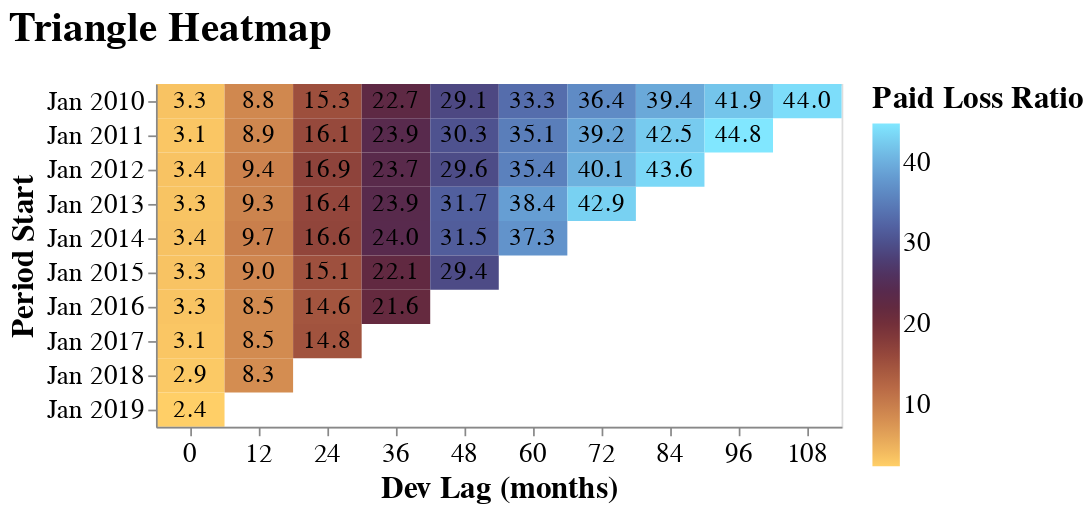

Source (notebook cell):
### Markdown cell above
### Triangle Heatmap

Some actuaries still prefer seeing a **table of numbers** in the classic triangle format — maybe they just **miss Excel**.  
For them, we provide a **heatmap** that displays **multiple metrics** while preserving the familiar triangle shape.

### Code cell
triangle.plot_heatmap()

### Figure 1 — Vega-Lite specification as saved in the notebook (floating-point values rounded to 4 significant figures)
{"autosize": {"contains": "content", "resize": true}, "config": {"style": {"group-title": {"fontSize": 24}, "group-subtitle": {"fontSize": 18}, "guide-label": {"fontSize": 16, "font": "sans-serif"}, "guide-title": {"fontSize": 18, "font": "sans-serif"}}, "mark": {"color": "#1f8fff"}, "title": {"anchor": "start", "offset": 20}, "legend": {"orient": "right", "titleAnchor": "start", "layout": {"direction": "vertical"}, "labelFontSize": 16.0, "titleFontSize": 18.0}, "axis": {"labelFontSize": 16.0, "titleFontSize": 18.0}}, "layer": [{"mark": {"type": "rect"}, "encoding": {"color": {"condition": {"param": "param_9", "field": "metric", "scale": {"range": ["#ffcf67", "#ecb15d", "#da9654", "#c87e4c", "#b66745", "#a1533e", "#8a3f3a", "#733039", "#5f2941", "#522c53", "#4c3a6d", "#4d4e8a", "#5264a4", "#597bb8", "#6293cb", "#6caddc", "#76c9ed", "#81e7ff"]}, "title": "Paid Loss Ratio", "type": "quantitative"}, "value": "gray"}, "stroke": {"condition": [{"test": "((datum.metric_sd / datum.metric) > 0)", "value": "black"}]}, "strokeWidth": {"condition": [{"test": "((datum.metric_sd / datum.metric) > 0)", "value": 3}], "value": 0}, "tooltip": [{"field": "period_start", "title": "Period Start", "type": "temporal"}, {"field": "period_end", "title": "Period End", "type": "temporal"}, {"field": "evaluation_date", "title": "Evaluation Date", "type": "temporal"}, {"field": "dev_lag", "title": "Dev Lag (months)", "type": "ordinal"}, {"field": "metric", "title": "Paid Loss Ratio", "type": "quantitative"}], "x": {"axis": {"labelAngle": 0}, "field": "dev_lag", "title": "Dev Lag (months)", "type": "nominal"}, "y": {"field": "period_start", "scale": {"reverse": false}, "timeUnit": "yearmonth", "title": "Period Start", "type": "ordinal"}}, "name": "view_1", "title": {"text": "Paid Loss Ratio", "anchor": "middle", "font": "sans-serif", "fontSize": 12, "fontWeight": "normal"}}, {"mark": {"type": "text", "font": "sans-serif", "fontSize": 14.74}, "encoding": {"text": {"field": "metric", "format": ",.1f", "type": "quantitative"}, "x": {"axis": {"labelAngle": 0}, "field": "dev_lag", "title": "Dev Lag (months)", "type": "nominal"}, "y": {"field": "period_start", "scale": {"reverse": false}, "timeUnit": "yearmonth", "title": "Period Start", "type": "ordinal"}}, "title": {"text": "Paid Loss Ratio", "anchor": "middle", "font": "sans-serif", "fontSize": 12, "fontWeight": "normal"}}], "data": {"values": [{"period_start": "2010-01-01T00:00:00", "period_end": "2010-12-31T00:00:00", "evaluation_date": "2010-12-31T00:00:00", "dev_lag": 0.0, "metric": 3.327, "metric_sd": 0, "metric_lower_ci": null, "metric_upper_ci": null, "Field": "Paid Loss Ratio"}, {"period_start": "2010-01-01T00:00:00", "period_end": "2010-12-31T00:00:00", "evaluation_date": "2011-12-31T00:00:00", "dev_lag": 12.0, "metric": 8.836, "metric_sd": 0, "metric_lower_ci": null, "metric_upper_ci": null, "Field": "Paid Loss Ratio"}, {"period_start": "2010-01-01T00:00:00", "period_end": "2010-12-31T00:00:00", "evaluation_date": "2012-12-31T00:00:00", "dev_lag": 24.0, "metric": 15.29, "metric_sd": 0, "metric_lower_ci": null, "metric_upper_ci": null, "Field": "Paid Loss Ratio"}, {"period_start": "2010-01-01T00:00:00", "period_end": "2010-12-31T00:00:00", "evaluation_date": "2013-12-31T00:00:00", "dev_lag": 36.0, "metric": 22.72, "metric_sd": 0, "metric_lower_ci": null, "metric_upper_ci": null, "Field": "Paid Loss Ratio"}, {"period_start": "2010-01-01T00:00:00", "period_end": "2010-12-31T00:00:00", "evaluation_date": "2014-12-31T00:00:00", "dev_lag": 48.0, "metric": 29.11, "metric_sd": 0, "metric_lower_ci": null, "metric_upper_ci": null, "Field": "Paid Loss Ratio"}, {"period_start": "2010-01-01T00:00:00", "period_end": "2010-12-31T00:00:00", "evaluation_date": "2015-12-31T00:00:00", "dev_lag": 60.0, "metric": 33.3, "metric_sd": 0, "metric_lower_ci": null, "metric_upper_ci": null, "Field": "Paid Loss Ratio"}, {"period_start": "2010-01-01T00:00:00", "period_end": "2010-12-31T00:00:00", "evaluation_date": "2016-12-31T00:00:00", "dev_lag": 72.0, "metric": 36.43, "metric_sd": 0, "metric_lower_ci": null, "metric_upper_ci": null, "Field": "Paid Loss Ratio"}, {"period_start": "2010-01-01T00:00:00", "period_end": "2010-12-31T00:00:00", "evaluation_date": "2017-12-31T00:00:00", "dev_lag": 84.0, "metric": 39.38, "metric_sd": 0, "metric_lower_ci": null, "metric_upper_ci": null, "Field": "Paid Loss Ratio"}, {"period_start": "2010-01-01T00:00:00", "period_end": "2010-12-31T00:00:00", "evaluation_date": "2018-12-31T00:00:00", "dev_lag": 96.0, "metric": 41.93, "metric_sd": 0, "metric_lower_ci": null, "metric_upper_ci": null, "Field": "Paid Loss Ratio"}, {"period_start": "2010-01-01T00:00:00", "period_end": "2010-12-31T00:00:00", "evaluation_date": "2019-12-31T00:00:00", "dev_lag": 108.0, "metric": 43.96, "metric_sd": 0, "metric_lower_ci": null, "metric_upper_ci": null, "Field": "Paid Loss Ratio"}, {"period_start": "2011-01-01T00:00:00", "period_end": "2011-12-31T00:00:00", "evaluation_date": "2011-12-31T00:00:00", "dev_lag": 0.0, "metric": 3.096, "metric_sd": 0, "metric_lower_ci": null, "metric_upper_ci": null, "Field": "Paid Loss Ratio"}, {"period_start": "2011-01-01T00:00:00", "period_end": "2011-12-31T00:00:00", "evaluation_date": "2012-12-31T00:00:00", "dev_lag": 12.0, "metric": 8.904, "metric_sd": 0, "metric_lower_ci": null, "metric_upper_ci": null, "Field": "Paid Loss Ratio"}, {"period_start": "2011-01-01T00:00:00", "period_end": "2011-12-31T00:00:00", "evaluation_date": "2013-12-31T00:00:00", "dev_lag": 24.0, "metric": 16.11, "metric_sd": 0, "metric_lower_ci": null, "metric_upper_ci": null, "Field": "Paid Loss Ratio"}, {"period_start": "2011-01-01T00:00:00", "period_end": "2011-12-31T00:00:00", "evaluation_date": "2014-12-31T00:00:00", "dev_lag": 36.0, "metric": 23.94, "metric_sd": 0, "metric_lower_ci": null, "metric_upper_ci": null, "Field": "Paid Loss Ratio"}, {"period_start": "2011-01-01T00:00:00", "period_end": "2011-12-31T00:00:00", "evaluation_date": "2015-12-31T00:00:00", "dev_lag": 48.0, "metric": 30.3, "metric_sd": 0, "metric_lower_ci": null, "metric_upper_ci": null, "Field": "Paid Loss Ratio"}, {"period_start": "2011-01-01T00:00:00", "period_end": "2011-12-31T00:00:00", "evaluation_date": "2016-12-31T00:00:00", "dev_lag": 60.0, "metric": 35.06, "metric_sd": 0, "metric_lower_ci": null, "metric_upper_ci": null, "Field": "Paid Loss Ratio"}, {"period_start": "2011-01-01T00:00:00", "period_end": "2011-12-31T00:00:00", "evaluation_date": "2017-12-31T00:00:00", "dev_lag": 72.0, "metric": 39.16, "metric_sd": 0, "metric_lower_ci": null, "metric_upper_ci": null, "Field": "Paid Loss Ratio"}, {"period_start": "2011-01-01T00:00:00", "period_end": "2011-12-31T00:00:00", "evaluation_date": "2018-12-31T00:00:00", "dev_lag": 84.0, "metric": 42.49, "metric_sd": 0, "metric_lower_ci": null, "metric_upper_ci": null, "Field": "Paid Loss Ratio"}, {"period_start": "2011-01-01T00:00:00", "period_end": "2011-12-31T00:00:00", "evaluation_date": "2019-12-31T00:00:00", "dev_lag": 96.0, "metric": 44.78, "metric_sd": 0, "metric_lower_ci": null, "metric_upper_ci": null, "Field": "Paid Loss Ratio"}, {"period_start": "2012-01-01T00:00:00", "period_end": "2012-12-31T00:00:00", "evaluation_date": "2012-12-31T00:00:00", "dev_lag": 0.0, "metric": 3.365, "metric_sd": 0, "metric_lower_ci": null, "metric_upper_ci": null, "Field": "Paid Loss Ratio"}, {"period_start": "2012-01-01T00:00:00", "period_end": "2012-12-31T00:00:00", "evaluation_date": "2013-12-31T00:00:00", "dev_lag": 12.0, "metric": 9.382, "metric_sd": 0, "metric_lower_ci": null, "metric_upper_ci": null, "Field": "Paid Loss Ratio"}, {"period_start": "2012-01-01T00:00:00", "period_end": "2012-12-31T00:00:00", "evaluation_date": "2014-12-31T00:00:00", "dev_lag": 24.0, "metric": 16.87, "metric_sd": 0, "metric_lower_ci": null, "metric_upper_ci": null, "Field": "Paid Loss Ratio"}, {"period_start": "2012-01-01T00:00:00", "period_end": "2012-12-31T00:00:00", "evaluation_date": "2015-12-31T00:00:00", "dev_lag": 36.0, "metric": 23.68, "metric_sd": 0, "metric_lower_ci": null, "metric_upper_ci": null, "Field": "Paid Loss Ratio"}, {"period_start": "2012-01-01T00:00:00", "period_end": "2012-12-31T00:00:00", "evaluation_date": "2016-12-31T00:00:00", "dev_lag": 48.0, "metric": 29.56, "metric_sd": 0, "metric_lower_ci": null, "metric_upper_ci": null, "Field": "Paid Loss Ratio"}, {"period_start": "2012-01-01T00:00:00", "period_end": "2012-12-31T00:00:00", "evaluation_date": "2017-12-31T00:00:00", "dev_lag": 60.0, "metric": 35.39, "metric_sd": 0, "metric_lower_ci": null, "metric_upper_ci": null, "Field": "Paid Loss Ratio"}, {"period_start": "2012-01-01T00:00:00", "period_end": "2012-12-31T00:00:00", "evaluation_date": "2018-12-31T00:00:00", "dev_lag": 72.0, "metric": 40.13, "metric_sd": 0, "metric_lower_ci": null, "metric_upper_ci": null, "Field": "Paid Loss Ratio"}, {"period_start": "2012-01-01T00:00:00", "period_end": "2012-12-31T00:00:00", "evaluation_date": "2019-12-31T00:00:00", "dev_lag": 84.0, "metric": 43.57, "metric_sd": 0, "metric_lower_ci": null, "metric_upper_ci": null, "Field": "Paid Loss Ratio"}, {"period_start": "2013-01-01T00:00:00", "period_end": "2013-12-31T00:00:00", "evaluation_date": "2013-12-31T00:00:00", "dev_lag": 0.0, "metric": 3.302, "metric_sd": 0, "metric_lower_ci": null, "metric_upper_ci": null, "Field": "Paid Loss Ratio"}, {"period_start": "2013-01-01T00:00:00", "period_end": "2013-12-31T00:00:00", "evaluation_date": "2014-12-31T00:00:00", "dev_lag": 12.0, "metric": 9.259, "metric_sd": 0, "metric_lower_ci": null, "metric_upper_ci": null, "Field": "Paid Loss Ratio"}, {"period_start": "2013-01-01T00:00:00", "period_end": "2013-12-31T00:00:00", "evaluation_date": "2015-12-31T00:00:00", "dev_lag": 24.0, "metric": 16.39, "metric_sd": 0, "metric_lower_ci": null, "metric_upper_ci": null, "Field": "Paid Loss Ratio"}, {"period_start": "2013-01-01T00:00:00", "period_end": "2013-12-31T00:00:00", "evaluation_date": "2016-12-31T00:00:00", "dev_lag": 36.0, "metric": 23.85, "metric_sd": 0, "metric_lower_ci": null, "metric_upper_ci": null, "Field": "Paid Loss Ratio"}, {"period_start": "2013-01-01T00:00:00", "period_end": "2013-12-31T00:00:00", "evaluation_date": "2017-12-31T00:00:00", "dev_lag": 48.0, "metric": 31.7, "metric_sd": 0, "metric_lower_ci": null, "metric_upper_ci": null, "Field": "Paid Loss Ratio"}, {"period_start": "2013-01-01T00:00:00", "period_end": "2013-12-31T00:00:00", "evaluation_date": "2018-12-31T00:00:00", "dev_lag": 60.0, "metric": 38.36, "metric_sd": 0, "metric_lower_ci": null, "metric_upper_ci": null, "Field": "Paid Loss Ratio"}, {"period_start": "2013-01-01T00:00:00", "period_end": "2013-12-31T00:00:00", "evaluation_date": "2019-12-31T00:00:00", "dev_lag": 72.0, "metric": 42.94, "metric_sd": 0, "metric_lower_ci": null, "metric_upper_ci": null, "Field": "Paid Loss Ratio"}, {"period_start": "2014-01-01T00:00:00", "period_end": "2014-12-31T00:00:00", "evaluation_date": "2014-12-31T00:00:00", "dev_lag": 0.0, "metric": 3.42, "metric_sd": 0, "metric_lower_ci": null, "metric_upper_ci": null, "Field": "Paid Loss Ratio"}, {"period_start": "2014-01-01T00:00:00", "period_end": "2014-12-31T00:00:00", "evaluation_date": "2015-12-31T00:00:00", "dev_lag": 12.0, "metric": 9.725, "metric_sd": 0, "metric_lower_ci": null, "metric_upper_ci": null, "Field": "Paid Loss Ratio"}, {"period_start": "2014-01-01T00:00:00", "period_end": "2014-12-31T00:00:00", "evaluation_date": "2016-12-31T00:00:00", "dev_lag": 24.0, "metric": 16.55, "metric_sd": 0, "metric_lower_ci": null, "metric_upper_ci": null, "Field": "Paid Loss Ratio"}, {"period_start": "2014-01-01T00:00:00", "period_end": "2014-12-31T00:00:00", "evaluation_date": "2017-12-31T00:00:00", "dev_lag": 36.0, "metric": 23.96, "metric_sd": 0, "metric_lower_ci": null, "metric_upper_ci": null, "Field": "Paid Loss Ratio"}, {"period_start": "2014-01-01T00:00:00", "period_end": "2014-12-31T00:00:00", "evaluation_date": "2018-12-31T00:00:00", "dev_lag": 48.0, "metric": 31.47, "metric_sd": 0, "metric_lower_ci": null, "metric_upper_ci": null, "Field": "Paid Loss Ratio"}, {"period_start": "2014-01-01T00:00:00", "period_end": "2014-12-31T00:00:00", "evaluation_date": "2019-12-31T00:00:00", "dev_lag": 60.0, "metric": 37.29, "metric_sd": 0, "metric_lower_ci": null, "metric_upper_ci": null, "Field": "Paid Loss Ratio"}, {"period_start": "2015-01-01T00:00:00", "period_end": "2015-12-31T00:00:00", "evaluation_date": "2015-12-31T00:00:00", "dev_lag": 0.0, "metric": 3.315, "metric_sd": 0, "metric_lower_ci": null, "metric_upper_ci": null, "Field": "Paid Loss Ratio"}, {"period_start": "2015-01-01T00:00:00", "period_end": "2015-12-31T00:00:00", "evaluation_date": "2016-12-31T00:00:00", "dev_lag": 12.0, "metric": 8.977, "metric_sd": 0, "metric_lower_ci": null, "metric_upper_ci": null, "Field": "Paid Loss Ratio"}, {"period_start": "2015-01-01T00:00:00", "period_end": "2015-12-31T00:00:00", "evaluation_date": "2017-12-31T00:00:00", "dev_lag": 24.0, "metric": 15.14, "metric_sd": 0, "metric_lower_ci": null, "metric_upper_ci": null, "Field": "Paid Loss Ratio"}, {"period_start": "2015-01-01T00:00:00", "period_end": "2015-12-31T00:00:00", "evaluation_date": "2018-12-31T00:00:00", "dev_lag": 36.0, "metric": 22.09, "metric_sd": 0, "metric_lower_ci": null, "metric_upper_ci": null, "Field": "Paid Loss Ratio"}, {"period_start": "2015-01-01T00:00:00", "period_end": "2015-12-31T00:00:00", "evaluation_date": "2019-12-31T00:00:00", "dev_lag": 48.0, "metric": 29.44, "metric_sd": 0, "metric_lower_ci": null, "metric_upper_ci": null, "Field": "Paid Loss Ratio"}, {"period_start": "2016-01-01T00:00:00", "period_end": "2016-12-31T00:00:00", "evaluation_date": "2016-12-31T00:00:00", "dev_lag": 0.0, "metric": 3.259, "metric_sd": 0, "metric_lower_ci": null, "metric_upper_ci": null, "Field": "Paid Loss Ratio"}, {"period_start": "2016-01-01T00:00:00", "period_end": "2016-12-31T00:00:00", "evaluation_date": "2017-12-31T00:00:00", "dev_lag": 12.0, "metric": 8.496, "metric_sd": 0, "metric_lower_ci": null, "metric_upper_ci": null, "Field": "Paid Loss Ratio"}, {"period_start": "2016-01-01T00:00:00", "period_end": "2016-12-31T00:00:00", "evaluation_date": "2018-12-31T00:00:00", "dev_lag": 24.0, "metric": 14.56, "metric_sd": 0, "metric_lower_ci": null, "metric_upper_ci": null, "Field": "Paid Loss Ratio"}, {"period_start": "2016-01-01T00:00:00", "period_end": "2016-12-31T00:00:00", "evaluation_date": "2019-12-31T00:00:00", "dev_lag": 36.0, "metric": 21.63, "metric_sd": 0, "metric_lower_ci": null, "metric_upper_ci": null, "Field": "Paid Loss Ratio"}, {"period_start": "2017-01-01T00:00:00", "period_end": "2017-12-31T00:00:00", "evaluation_date": "2017-12-31T00:00:00", "dev_lag": 0.0, "metric": 3.115, "metric_sd": 0, "metric_lower_ci": null, "metric_upper_ci": null, "Field": "Paid Loss Ratio"}, {"period_start": "2017-01-01T00:00:00", "period_end": "2017-12-31T00:00:00", "evaluation_date": "2018-12-31T00:00:00", "dev_lag": 12.0, "metric": 8.486, "metric_sd": 0, "metric_lower_ci": null, "metric_upper_ci": null, "Field": "Paid Loss Ratio"}, {"period_start": "2017-01-01T00:00:00", "period_end": "2017-12-31T00:00:00", "evaluation_date": "2019-12-31T00:00:00", "dev_lag": 24.0, "metric": 14.85, "metric_sd": 0, "metric_lower_ci": null, "metric_upper_ci": null, "Field": "Paid Loss Ratio"}, {"period_start": "2018-01-01T00:00:00", "period_end": "2018-12-31T00:00:00", "evaluation_date": "2018-12-31T00:00:00", "dev_lag": 0.0, "metric": 2.882, "metric_sd": 0, "metric_lower_ci": null, "metric_upper_ci": null, "Field": "Paid Loss Ratio"}, {"period_start": "2018-01-01T00:00:00", "period_end": "2018-12-31T00:00:00", "evaluation_date": "2019-12-31T00:00:00", "dev_lag": 12.0, "metric": 8.275, "metric_sd": 0, "metric_lower_ci": null, "metric_upper_ci": null, "Field": "Paid Loss Ratio"}, {"period_start": "2019-01-01T00:00:00", "period_end": "2019-12-31T00:00:00", "evaluation_date": "2019-12-31T00:00:00", "dev_lag": 0.0, "metric": 2.369, "metric_sd": 0, "metric_lower_ci": null, "metric_upper_ci": null, "Field": "Paid Loss Ratio"}]}, "height": 200, "params": [{"name": "param_9", "select": {"type": "interval"}, "views": ["view_1"]}], "resolve": {"legend": {"color": "independent"}, "scale": {"color": "independent"}}, "title": {"text": "Triangle Heatmap"}, "width": 400, "$schema": "https://vega.github.io/schema/vega-lite/v5.20.1.json"}
